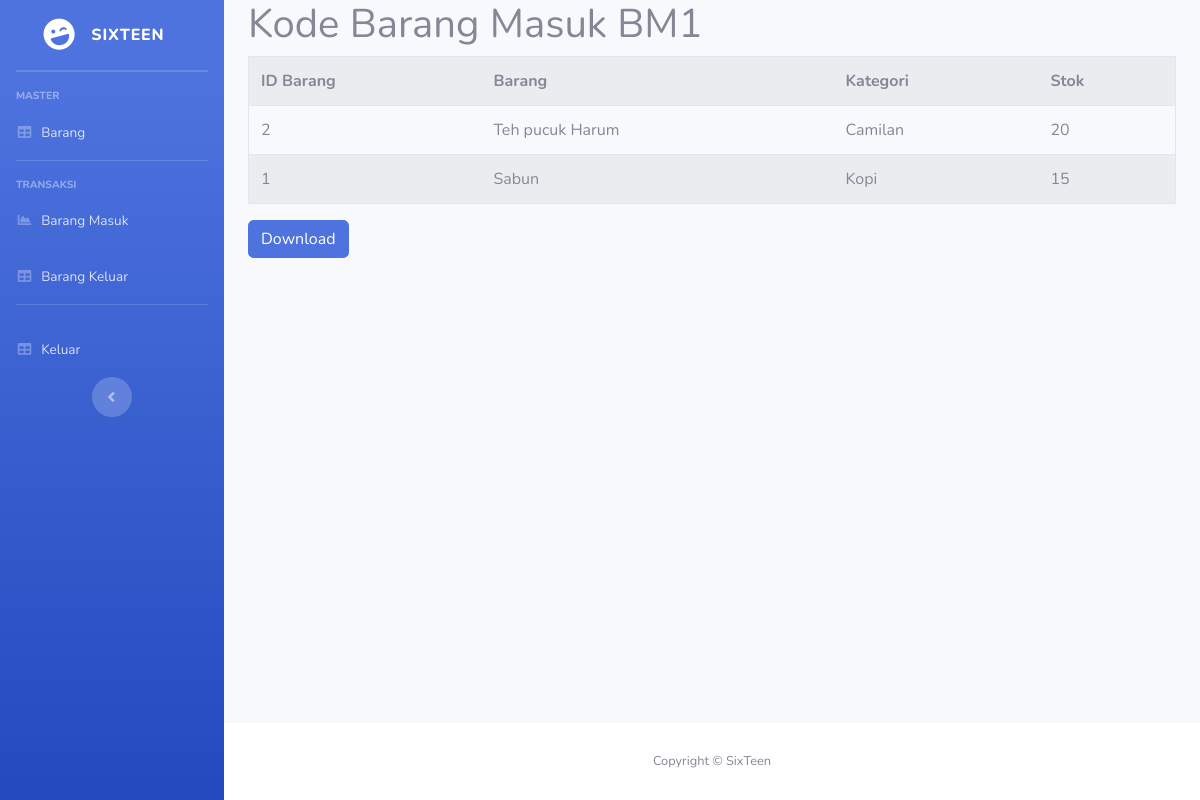
/detail_masuk.php?id=1 (signed in), run on the app's committed database.
### tables this page shows
CREATE TABLE `detail_masuk` (
  `id` int(11) NOT NULL,
  `id_barang` int(11) NOT NULL,
  `stok` int(11) NOT NULL
);

CREATE TABLE `barang` (
  `id` int(11) NOT NULL,
  `id_kategori` int(11) NOT NULL,
  `nama` varchar(255) NOT NULL,
  `stok` int(11) NOT NULL DEFAULT 0,
  `status` int(11) NOT NULL DEFAULT 1
);

CREATE TABLE `kategori` (
  `id` int(11) NOT NULL,
  `nama` varchar(255) NOT NULL,
  `status` int(11) NOT NULL DEFAULT 1
);

### detail_masuk.php (the view, shortened to what this page needs)
<!DOCTYPE html>
<html lang="en">
<?php
    include_once('conn.php');
    ?>
<head>
    <link href="vendor/fontawesome-free/css/all.min.css" rel="stylesheet" type="text/css">
    <link href="css/sb-admin-2.min.css" rel="stylesheet">
</head>
<body id="page-top">
    <div id="wrapper">
        <ul class="navbar-nav bg-gradient-primary sidebar sidebar-dark accordion" id="accordionSidebar">
            <a class="sidebar-brand d-flex align-items-center justify-content-center" href="index.php">
                <div class="sidebar-brand-icon rotate-n-15">
                    <i class="fas fa-laugh-wink"></i>
                </div>
                <div class="sidebar-brand-text mx-3">SixTeen<sup></sup></div>
            </a>
            <hr class="sidebar-divider my-0">
            <hr class="sidebar-divider">
            <div class="sidebar-heading">
                Master
            </div>
            <li class="nav-item">
                <a class="nav-link" href="dashboard.php">
                    <i class="fas fa-fw fa-table"></i>
                    <span>Barang</span></a>
            </li>
            <hr class="sidebar-divider">
            <div class="sidebar-heading">
                Transaksi
            </div>
            <li class="nav-item">
                <a class="nav-link" href="masuk.php">
                    <i class="fas fa-fw fa-chart-area"></i>
                    <span>Barang Masuk</span></a>
            </li>
            <li class="nav-item">
                <a class="nav-link" href="keluar.php">
                    <i class="fas fa-fw fa-table"></i>
                    <span>Barang Keluar</span></a>
            </li>
            <hr class="sidebar-divider d-none d-md-block">
            <li class="nav-item">
                <a class="nav-link" href="logout.php">
                    <i class="fas fa-fw fa-table"></i>
                    <span>Keluar</span></a>
            </li>
            <div class="text-center d-none d-md-inline">
                <button class="rounded-circle border-0" id="sidebarToggle"></button>
            </div>
        </ul>
        <div id="content-wrapper" class="d-flex flex-column">
            <div id="content">
            <div class="main">
            <div class="row">
                <div class="col">
                    <div class="container">
                        <div class="h1">Kode Barang Masuk BM<?php echo $_GET['id'] ?></div>
                        <table class="table table-striped border" >
                            <th>ID Barang</th>
                            <th>Barang</th>
                            <th>Kategori</th>
                            <th>Stok</th>
                            <?php
                            $id=$_GET['id'];
                            $sql_kategori = "SELECT barang.id as id,barang.nama as nama, kategori.nama as kategori, detail_masuk.stok FROM detail_masuk
                            JOIN barang ON barang.id = detail_masuk.id_barang
                            JOIN kategori ON barang.id_kategori = kategori.id
                            WHERE detail_masuk.id='$id'";
                            $result = mysqli_query($conn, $sql_kategori);
                            while($row = mysqli_fetch_array($result)){
                                ?>
                                <tr>
                                    <td><?php echo $row['id'] ?></td>
                                    <td><?php echo $row['nama']; ?></td>
                                    <td><?php echo $row['kategori']; ?></td>
                                    <td><?php echo $row['stok']; ?></td>
                                </tr>
                               <?php
                            }
                            ?>
                        </table>
                        <form method="POST">
                            <button type="submit" name="download" class="btn btn-primary">Download</button>
                        </form>
                    </div>
                </div>
            </div>
        </div>
            </div>
            <footer class="sticky-footer bg-white">
                <div class="container my-auto">
                    <div class="copyright text-center my-auto">
                        <span>Copyright &copy; SixTeen</span>
                    </div>
                </div>
            </footer>
        </div>
    </div>
</body>
</html>

### data on the page
detail_masuk: id_barang "2", id_barang.nama "Teh pucuk Harum", kategori.nama "Camilan", stok "20"
detail_masuk: id_barang "1", id_barang.nama "Sabun", kategori.nama "Kopi", stok "15"
